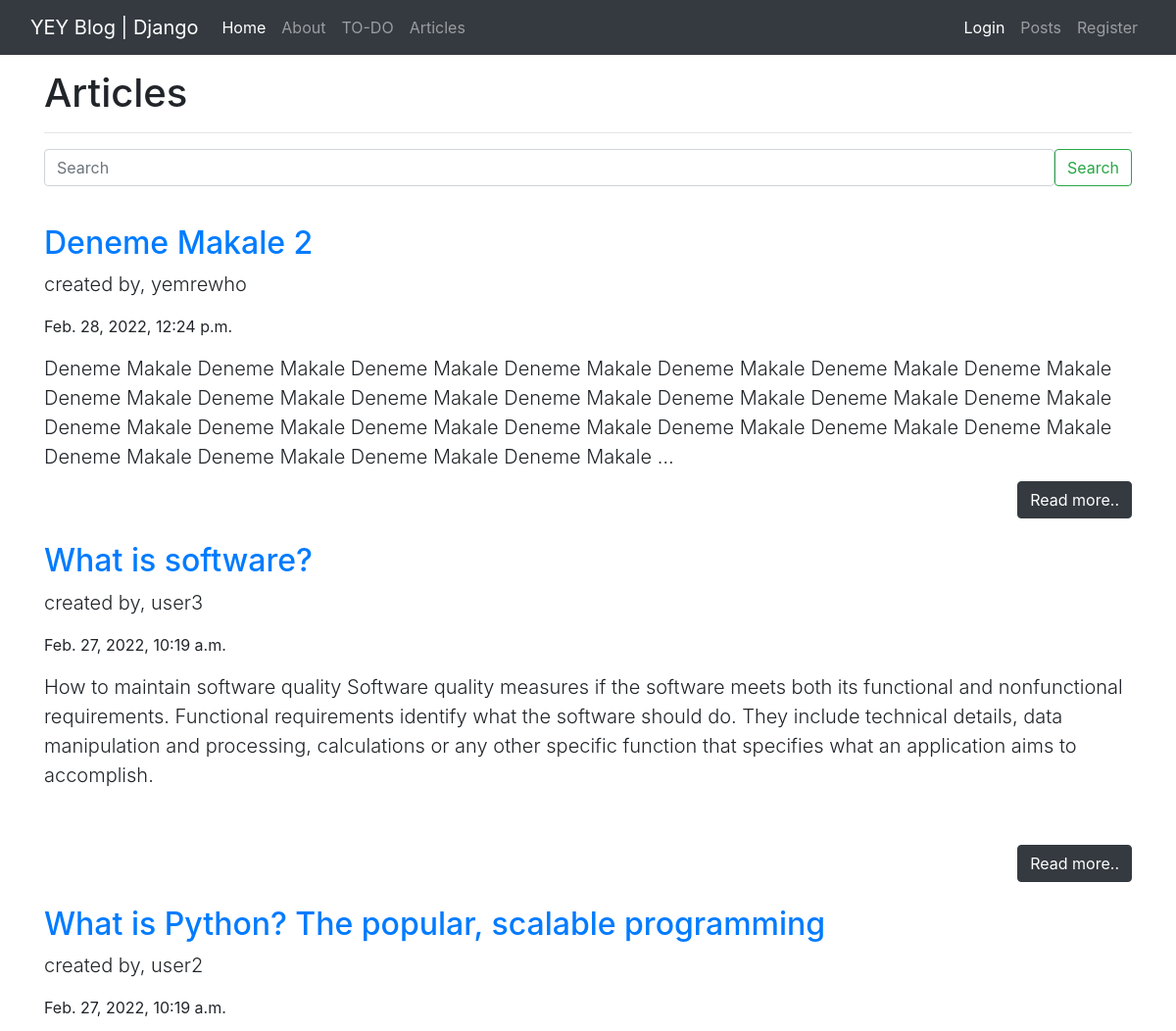
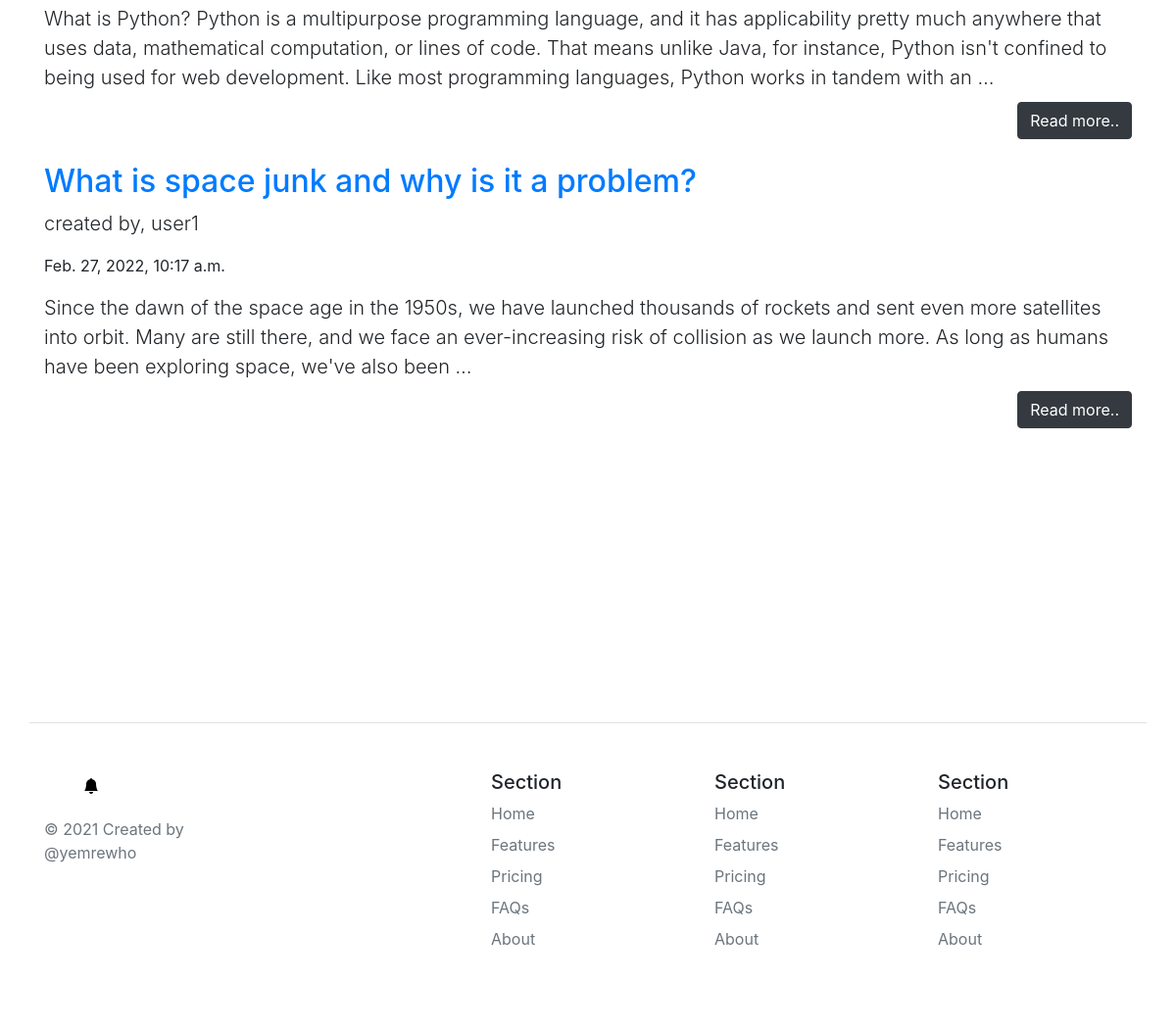
The app's page /articles/ with its own data (2 pictures, top to bottom).
### article/models.py (models this page shows, shortened)
class Article(models.Model):
    author = models.ForeignKey("auth.User",on_delete=models.CASCADE)
    title = models.CharField(max_length=50)
    content = models.TextField()
    date = models.DateTimeField(auto_now_add=True)
    class Meta:
        ordering = ['-date']

### article/views.py (the view)
# urls.py: path('',views.allArticle,name="allarticle"),
def allArticle(request):
    keyword = request.GET.get("keyword")
    if keyword:
        articles = Article.objects.filter(title__contains= keyword)
        context = {
            "articles":articles
        }
        return render(request,"article/articles.html",context)
    articles = Article.objects.all()
    context = {
        "articles":articles
    }
    return render(request,"article/articles.html",context)

### templates/article/articles.html (shortened to what this page needs)
{% extends 'layout.html' %}
{% block body %}
    <h1>Articles</h1>
    <hr>
    <div>
    <form class="d-flex" style="margin-bottom: 15px">
        <input name="keyword" class="form-control me-2" type="search" placeholder="Search" aria-label="Search">
        <button class="btn btn-outline-success" type="submit">Search</button>
    </form>
    </div>
    {% if articles %}
        {% for article in articles %}
            <div class="row">
                <div class="col-lg-12">
                    <a href="{% url 'article:detail' article.id %}" style="text-decoration: none">
                        <h2 class="mt-4"> {{ article.title }} </h2>
                    </a>
                    <p class="lead">
                        created by, {{ article.author.username }}
                    </p>
                    <p>
                        {{ article.date }}
                    </p>
                    <p class="lead">
                        {{ article.content|safe|truncatewords:50 }}
                        <a href="{% url 'article:detail' article.id %}">
                            <button type="button" class="btn btn-dark" style="float:right; margin-top:40px">Read more..</button>
                        </a>
                    </p>
                </div>
            </div>
        {% endfor %}
    {% else %}
        <div class="alert alert-danger">
            There is no article!
        </div>
    {% endif %}
{% endblock %}

### records on screen
Article: title "Deneme Makale 2", author.username "yemrewho", date "Feb. 28, 2022, 12:24 p.m.", content "Deneme Makale Deneme Makale Deneme Makale Deneme Makale Deneme Makale Deneme Makale Deneme Makale Deneme Makale Deneme Makale Deneme Makale Deneme Makale Deneme Makale Deneme Makale Deneme Makale Deneme Makale Deneme Makale Deneme Makale Deneme Makale Deneme Makale Deneme Makale Deneme Makale Deneme Makale Deneme Makale Deneme Makale Deneme Makale …"
Article: title "What is software?", author.username "user3", date "Feb. 27, 2022, 10:19 a.m.", content "How to maintain software quality Software quality measures if the software meets both its functional and nonfunctional requirements. Functional requirements identify what the software should do. They include technical details, data manipulation and processing, calculations or any other specific function that specifies what an application aims to accomplish."
Article: title "What is Python? The popular, scalable programming", author.username "user2", date "Feb. 27, 2022, 10:19 a.m.", content "What is Python? Python is a multipurpose programming language, and it has applicability pretty much anywhere that uses data, mathematical computation, or lines of code. That means unlike Java, for instance, Python isn't confined to being used for web development. Like most programming languages, Python works in tandem with an …"
Article: title "What is space junk and why is it a problem?", author.username "user1", date "Feb. 27, 2022, 10:17 a.m.", content "Since the dawn of the space age in the 1950s, we have launched thousands of rockets and sent even more satellites into orbit. Many are still there, and we face an ever-increasing risk of collision as we launch more. As long as humans have been exploring space, we've also been …"
